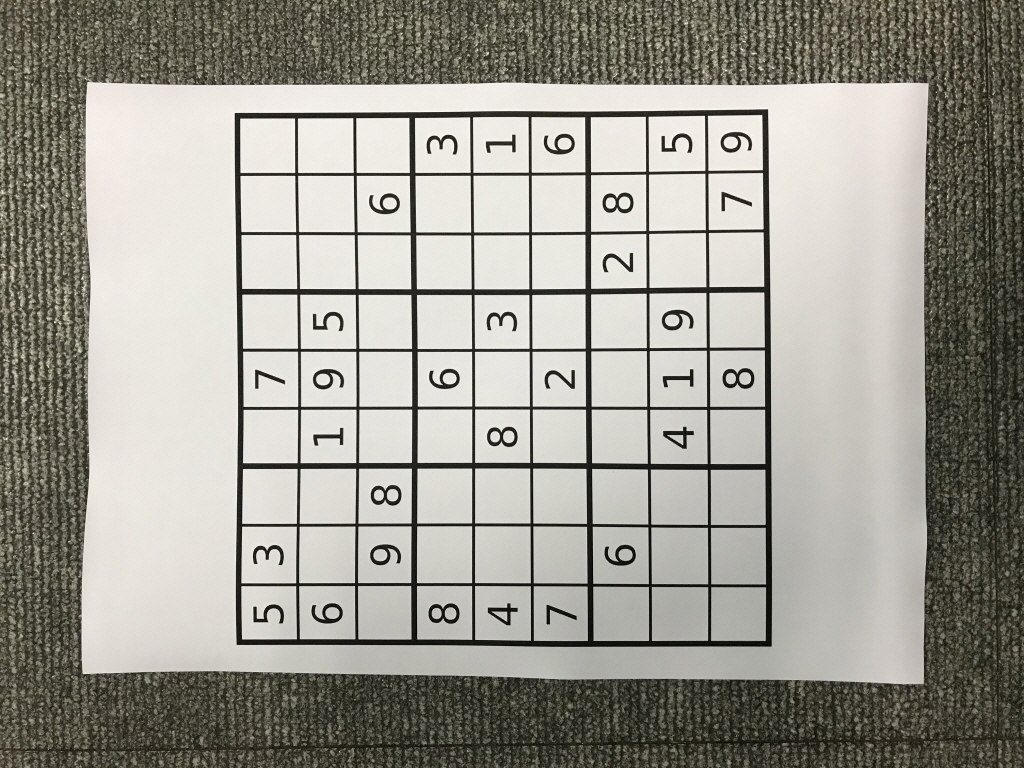
#> input picture opencv/sIMG_2164.jpg, 1024 x 768 px
$ jupyter execute --allow-errors C1402.ipynb
#> lines starting #> are read from the running program, lines starting #| are printed output that depends on the picture; after the words box and inside, x2 and y2 are one past the last pixel; in counts of white or black regions, pixels touching at a corner belong together
[cell 1]
import cv2
import numpy as np
from matplotlib import pyplot as plt

[cell 2]
img = cv2.imread('sIMG_2164.jpg',0)
#> img: shape (768, 1024); min 3, max 252, mean 154.7
ret,thresh1 = cv2.threshold(img,127,255,cv2.THRESH_BINARY)
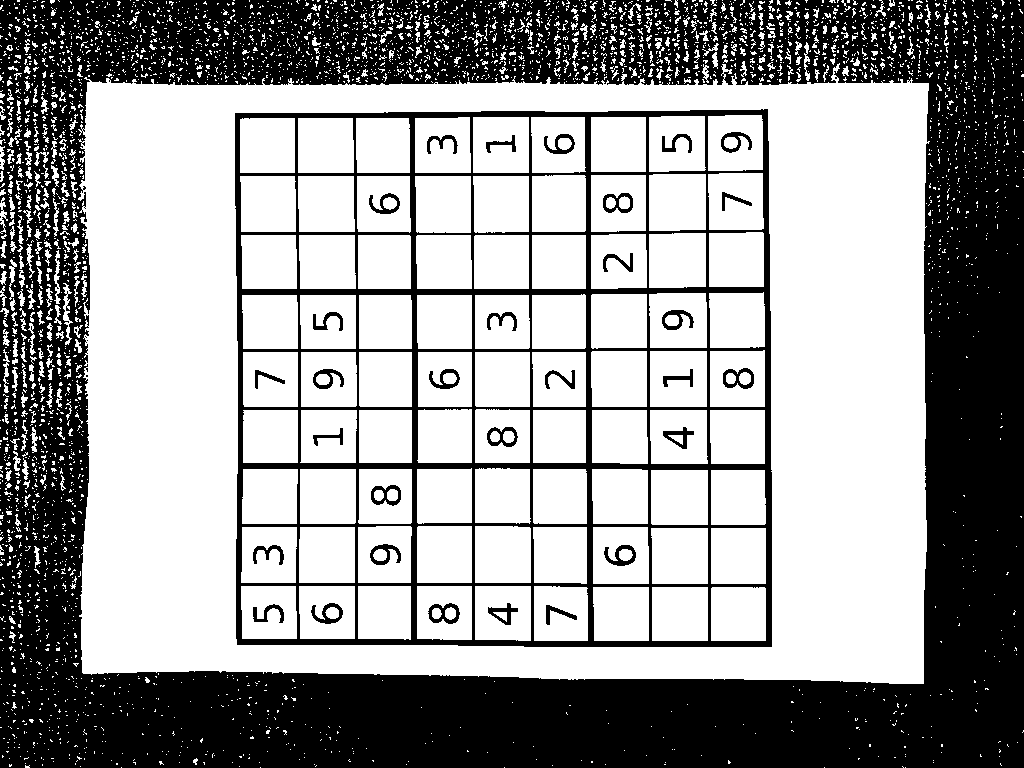
#> thresh1: shape (768, 1024); 60.5% white; 71 black regions (39 under 20 px), largest, box (x1, y1, x2, y2) and area: (0, 0, 1024, 768) 262060, (235, 109, 772, 647) 41345, (428, 603, 460, 624) 314
ret,thresh2 = cv2.threshold(img,127,255,cv2.THRESH_BINARY_INV)
ret,thresh3 = cv2.threshold(img,127,255,cv2.THRESH_TRUNC)
ret,thresh4 = cv2.threshold(img,127,255,cv2.THRESH_TOZERO)
ret,thresh5 = cv2.threshold(img,127,255,cv2.THRESH_TOZERO_INV)
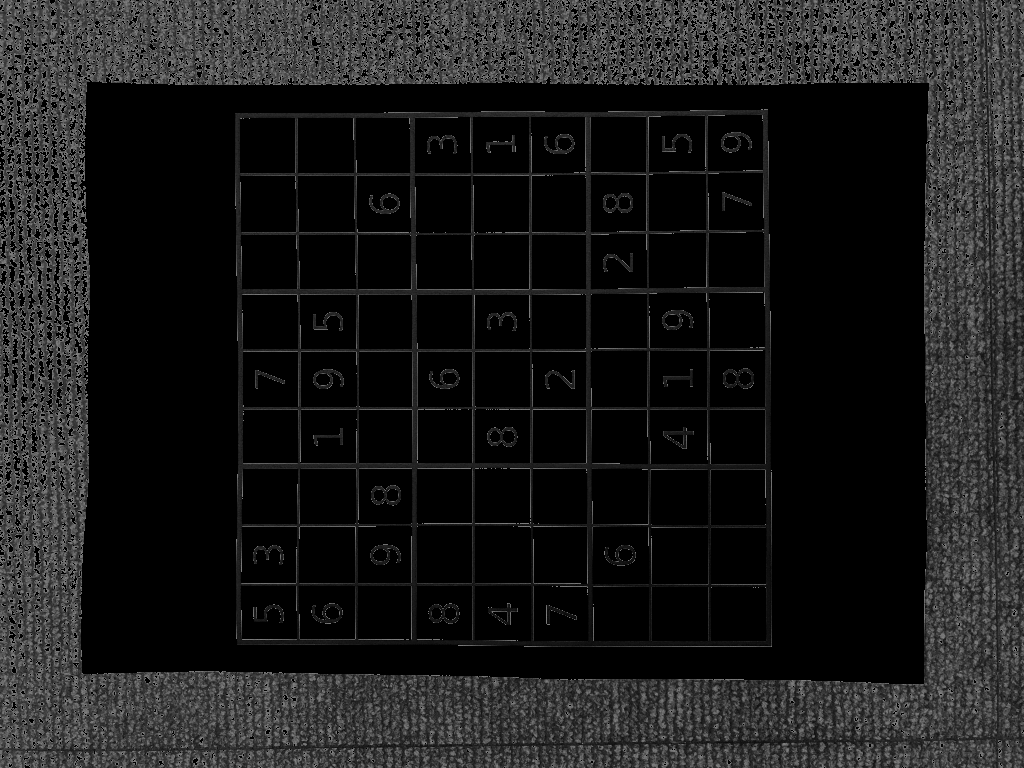
#> thresh5: shape (768, 1024); min 0, max 127, mean 26.5

[cell 3]
titles = ['Original Image','BINARY','BINARY_INV','TRUNC','TOZERO','TOZERO_INV']
images = [img, thresh1, thresh2, thresh3, thresh4, thresh5]

plt.figure(figsize=(20, 10))

for i in range(6):
    plt.subplot(2,3,i+1)
    plt.imshow(images[i],'gray')
    plt.title(titles[i])
    plt.xticks([]),plt.yticks([])
plt.show()

Adaptive Thresholding

[cell 4]
def pltImage(img):
    channels = len(img.shape)
    if channels == 3:
        plt.imshow(cv2.cvtColor(img, cv2.COLOR_BGR2RGB))
    else:
        plt.imshow(img, cmap='gray')
    plt.xticks([]), plt.yticks([]) # to hide tick values on X and Y axis
    plt.show()

oimg = cv2.imread('sIMG_2164.jpg',0)
img = cv2.medianBlur(oimg,5)

#> (a cell that did not finish here is left out)

#> (a cell that did not finish here is left out)

[cell 7]
ret,th1 = cv2.threshold(img,127,255,cv2.THRESH_BINARY)
#> th1: shape (768, 1024); 58.3% white; 40 black regions (6 under 20 px), largest, box (x1, y1, x2, y2) and area: (0, 0, 1024, 768) 279951, (235, 109, 772, 647) 40694, (429, 603, 460, 624) 323
th2 = cv2.adaptiveThreshold(img,255,cv2.ADAPTIVE_THRESH_MEAN_C,\
cv2.THRESH_BINARY,11,2)
#> th2: shape (768, 1024); 74.5% white; 530 black regions (314 under 20 px), largest, box (x1, y1, x2, y2) and area: (53, 0, 1024, 768) 100180, (235, 109, 772, 647) 44336, (0, 0, 96, 768) 20660
th3 = cv2.adaptiveThreshold(img,255,cv2.ADAPTIVE_THRESH_GAUSSIAN_C,\
cv2.THRESH_BINARY,11,2)
#> th3: shape (768, 1024); 75.7% white; 883 black regions (564 under 20 px), largest, box (x1, y1, x2, y2) and area: (0, 0, 987, 768) 88886, (235, 109, 772, 647) 43658, (942, 159, 1024, 768) 9710
titles = ['Original Image', 'Global Thresholding (v = 127)',
'Adaptive Mean Thresholding', 'Adaptive Gaussian Thresholding']
images = [img, th1, th2, th3]

for i in range(4):
    plt.subplot(2,2,i+1),plt.imshow(images[i],'gray')
    plt.title(titles[i])
    plt.xticks([]),plt.yticks([])
plt.show()

Otsu’s Binarization

[cell 8]
img = cv2.imread('sIMG_2164.jpg',0)
plt.figure(figsize=(20, 10))
# global thresholding
ret1,th1 = cv2.threshold(img,127,255,cv2.THRESH_BINARY)
# Otsu's thresholding
ret2,th2 = cv2.threshold(img,0,255,cv2.THRESH_BINARY+cv2.THRESH_OTSU)
#> th2: shape (768, 1024); 58.5% white; 40 black regions (8 under 20 px), largest, box (x1, y1, x2, y2) and area: (0, 0, 1024, 768) 275990, (235, 109, 772, 647) 42540, (428, 603, 460, 624) 325
#> ret2 = 142
# Otsu's thresholding after Gaussian filtering
blur = cv2.GaussianBlur(img,(5,5),0)
ret3,th3 = cv2.threshold(blur,0,255,cv2.THRESH_BINARY+cv2.THRESH_OTSU)
#> th3: shape (768, 1024); 56.4% white; 33 black regions (1 under 20 px), largest, box (x1, y1, x2, y2) and area: (0, 0, 1024, 768) 287186, (235, 109, 773, 648) 47541, (428, 603, 460, 624) 403
#> ret3 = 146
# plot all the images and their histograms
images = [img, 0, th1,
img, 0, th2,
blur, 0, th3]
titles = ['Original Noisy Image','Histogram','Global Thresholding (v=127)',
'Original Noisy Image','Histogram',"Otsu's Thresholding",
'Gaussian filtered Image','Histogram',"Otsu's Thresholding"]
for i in range(3):
    plt.subplot(3,3,i*3+1),plt.imshow(images[i*3],'gray')
    plt.title(titles[i*3]), plt.xticks([]), plt.yticks([])
    plt.subplot(3,3,i*3+2),plt.hist(images[i*3].ravel(),256)
    plt.title(titles[i*3+1]), plt.xticks([]), plt.yticks([])
    plt.subplot(3,3,i*3+3),plt.imshow(images[i*3+2],'gray')
    plt.title(titles[i*3+2]), plt.xticks([]), plt.yticks([])
plt.show()

[cell 9]
img = cv2.imread('sIMG_2180.jpg',0)
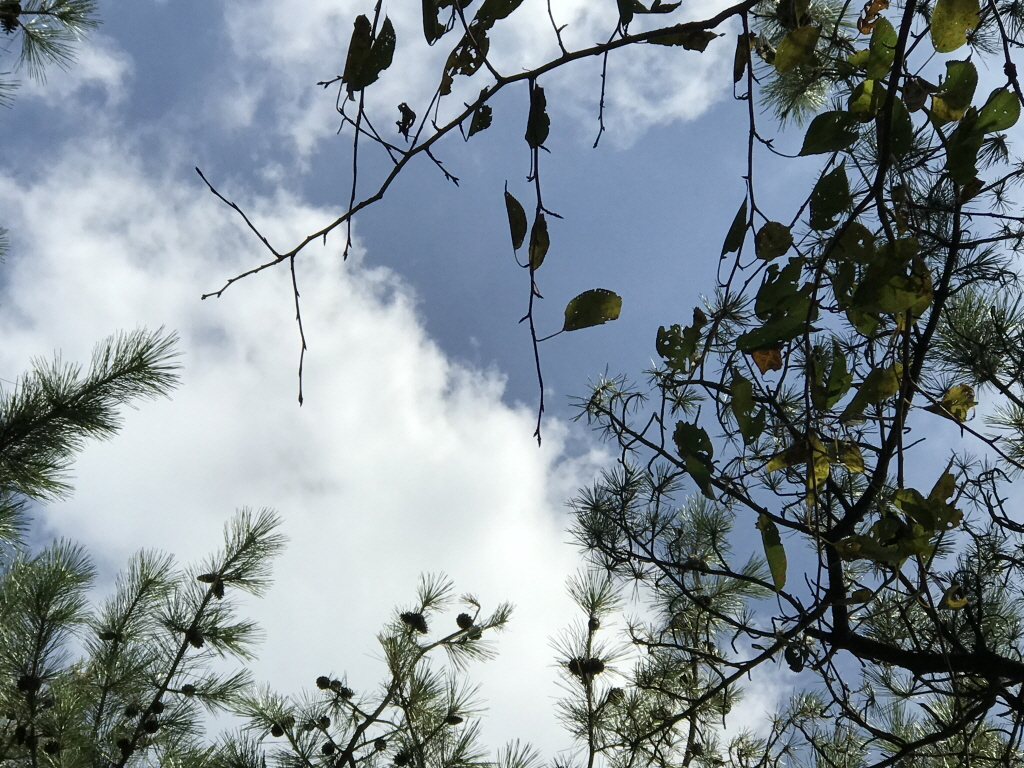
#> input picture opencv/sIMG_2180.jpg, 1024 x 768 px
#> img: shape (768, 1024); min 0, max 255, mean 138.6
plt.figure(figsize=(20, 10))
# global thresholding
ret1,th1 = cv2.threshold(img,127,255,cv2.THRESH_BINARY)
#> th1: shape (768, 1024); 63.2% white; 1139 black regions (1116 under 20 px), largest, box (x1, y1, x2, y2) and area: (195, 0, 1024, 768) 220093, (0, 338, 508, 768) 56415, (0, 0, 196, 126) 8734
# Otsu's thresholding
ret2,th2 = cv2.threshold(img,0,255,cv2.THRESH_BINARY+cv2.THRESH_OTSU)
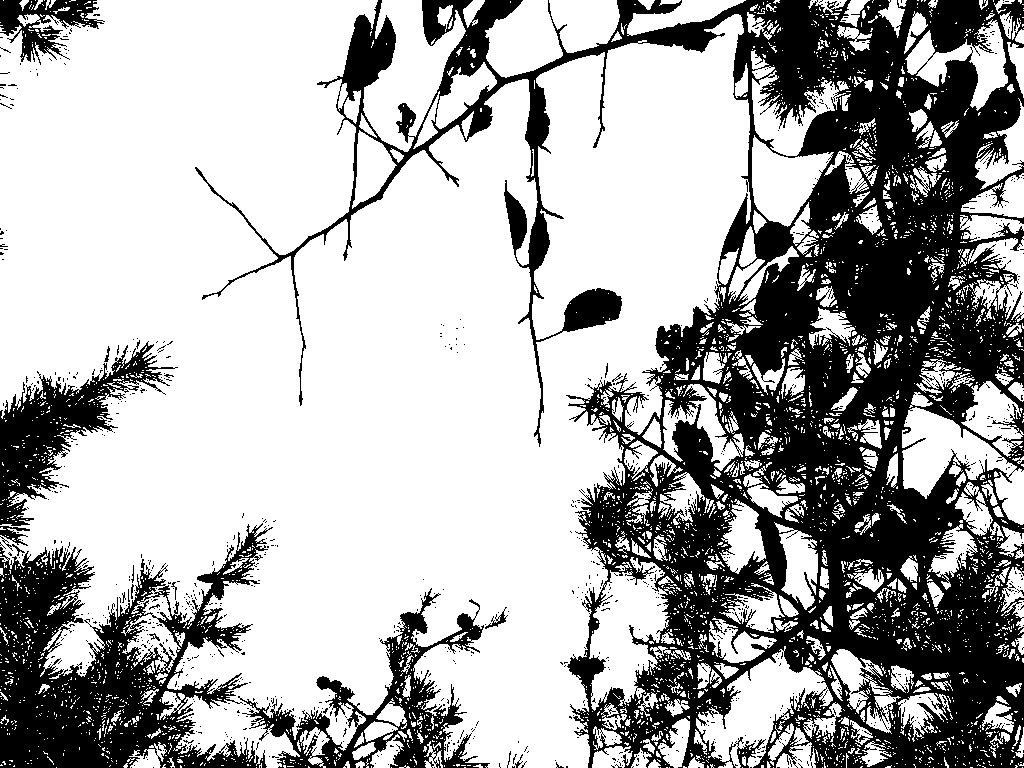
#> th2: shape (768, 1024); 67.6% white; 1009 black regions (991 under 20 px), largest, box (x1, y1, x2, y2) and area: (195, 0, 1024, 768) 197258, (0, 523, 273, 768) 31194, (238, 588, 490, 768) 10389
#> ret2 = 114
# Otsu's thresholding after Gaussian filtering
blur = cv2.GaussianBlur(img,(5,5),0)
ret3,th3 = cv2.threshold(blur,0,255,cv2.THRESH_BINARY+cv2.THRESH_OTSU)
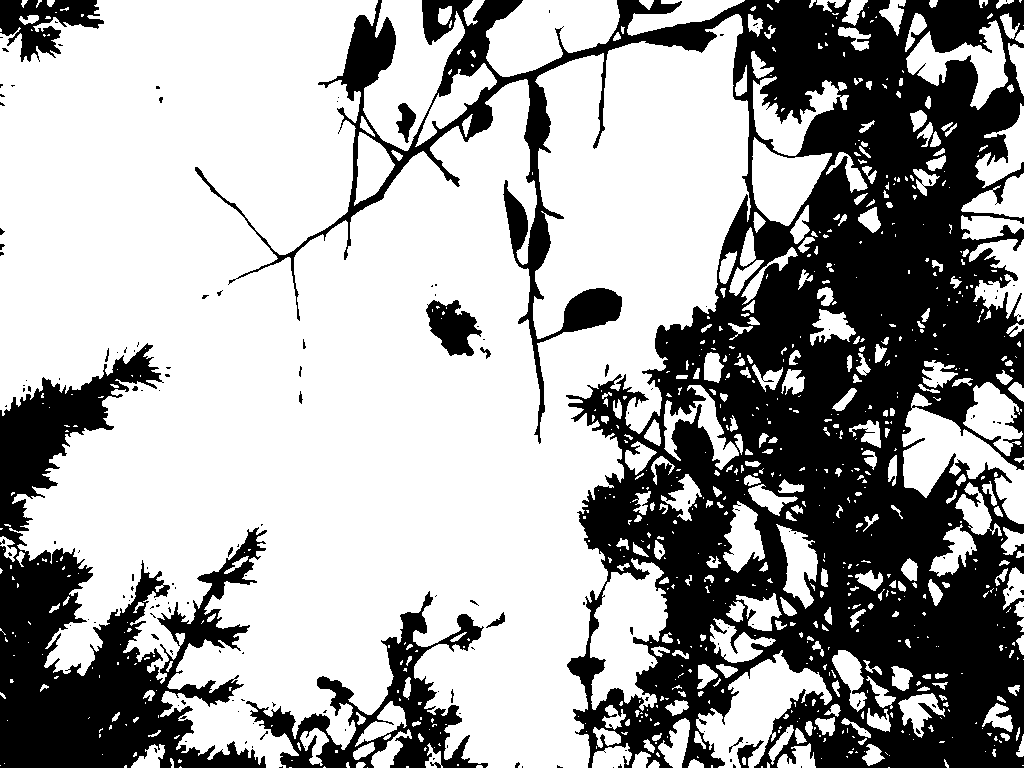
#> th3: shape (768, 1024); 64.6% white; 162 black regions (143 under 20 px), largest, box (x1, y1, x2, y2) and area: (195, 0, 1024, 768) 216840, (0, 343, 267, 768) 43614, (246, 591, 488, 768) 10769
#> ret3 = 120
# plot all the images and their histograms
images = [img, 0, th1,
img, 0, th2,
blur, 0, th3]
titles = ['Original Noisy Image','Histogram','Global Thresholding (v=127)',
'Original Noisy Image','Histogram',"Otsu's Thresholding",
'Gaussian filtered Image','Histogram',"Otsu's Thresholding"]
for i in range(3):
    plt.subplot(3,3,i*3+1),plt.imshow(images[i*3],'gray')
    plt.title(titles[i*3]), plt.xticks([]), plt.yticks([])
    plt.subplot(3,3,i*3+2),plt.hist(images[i*3].ravel(),256)
    plt.title(titles[i*3+1]), plt.xticks([]), plt.yticks([])
    plt.subplot(3,3,i*3+3),plt.imshow(images[i*3+2],'gray')
    plt.title(titles[i*3+2]), plt.xticks([]), plt.yticks([])
plt.show()
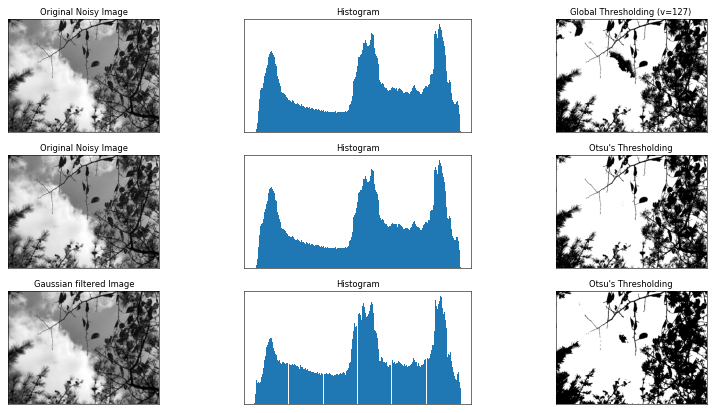
#> figure drawn by matplotlib, 9 panels
